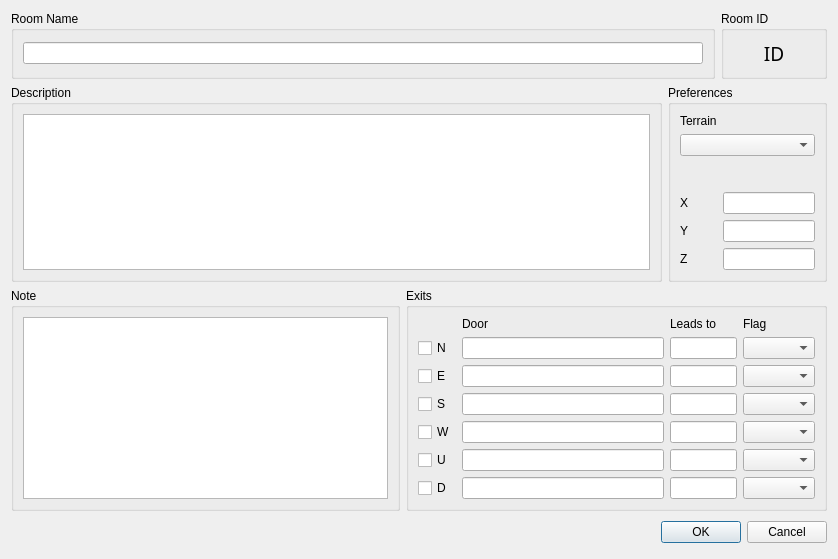
<?xml version="1.0" encoding="UTF-8"?>
<ui version="4.0">
 <class>roomedit_dialog</class>
 <widget class="QDialog" name="roomedit_dialog">
  <property name="geometry">
   <rect>
    <x>0</x>
    <y>0</y>
    <width>838</width>
    <height>559</height>
   </rect>
  </property>
  <property name="sizePolicy">
   <sizepolicy hsizetype="Expanding" vsizetype="Expanding">
    <horstretch>0</horstretch>
    <verstretch>0</verstretch>
   </sizepolicy>
  </property>
  <property name="minimumSize">
   <size>
    <width>838</width>
    <height>559</height>
   </size>
  </property>
  <property name="maximumSize">
   <size>
    <width>16000</width>
    <height>16000</height>
   </size>
  </property>
  <property name="windowTitle">
   <string>Room Information Editor</string>
  </property>
  <layout class="QVBoxLayout">
   <item>
    <layout class="QHBoxLayout">
     <item>
      <widget class="QGroupBox" name="groupBox_3">
       <property name="sizePolicy">
        <sizepolicy hsizetype="Preferred" vsizetype="Preferred">
         <horstretch>20</horstretch>
         <verstretch>0</verstretch>
        </sizepolicy>
       </property>
       <property name="title">
        <string>Room Name</string>
       </property>
       <layout class="QGridLayout">
        <item row="0" column="0">
         <widget class="QLineEdit" name="lineEdit_name"/>
        </item>
       </layout>
      </widget>
     </item>
     <item>
      <widget class="QGroupBox" name="groupBox_5">
       <property name="sizePolicy">
        <sizepolicy hsizetype="Preferred" vsizetype="Preferred">
         <horstretch>3</horstretch>
         <verstretch>0</verstretch>
        </sizepolicy>
       </property>
       <property name="title">
        <string>Room ID</string>
       </property>
       <layout class="QGridLayout">
        <item row="0" column="0">
         <widget class="QLabel" name="label_roomid">
          <property name="font">
           <font>
            <family>Sans Serif</family>
            <pointsize>14</pointsize>
            <weight>50</weight>
            <italic>false</italic>
            <bold>false</bold>
            <underline>false</underline>
            <strikeout>false</strikeout>
           </font>
          </property>
          <property name="text">
           <string>ID</string>
          </property>
          <property name="alignment">
           <set>Qt::AlignHCenter</set>
          </property>
         </widget>
        </item>
       </layout>
      </widget>
     </item>
    </layout>
   </item>
   <item>
    <layout class="QHBoxLayout">
     <item>
      <widget class="QGroupBox" name="groupBox_2">
       <property name="sizePolicy">
        <sizepolicy hsizetype="Preferred" vsizetype="Preferred">
         <horstretch>41</horstretch>
         <verstretch>0</verstretch>
        </sizepolicy>
       </property>
       <property name="title">
        <string>Description</string>
       </property>
       <layout class="QGridLayout">
        <item row="0" column="0">
         <widget class="QTextEdit" name="textEdit_desc">
          <property name="sizePolicy">
           <sizepolicy hsizetype="Expanding" vsizetype="Expanding">
            <horstretch>10</horstretch>
            <verstretch>0</verstretch>
           </sizepolicy>
          </property>
         </widget>
        </item>
       </layout>
      </widget>
     </item>
     <item>
      <widget class="QGroupBox" name="groupBox_4">
       <property name="sizePolicy">
        <sizepolicy hsizetype="Preferred" vsizetype="Preferred">
         <horstretch>10</horstretch>
         <verstretch>0</verstretch>
        </sizepolicy>
       </property>
       <property name="title">
        <string>Preferences</string>
       </property>
       <layout class="QGridLayout">
        <item row="0" column="0">
         <widget class="QLabel" name="label_2_2">
          <property name="text">
           <string>Terrain</string>
          </property>
         </widget>
        </item>
        <item row="1" column="0" colspan="2">
         <widget class="QComboBox" name="comboBox_terrain"/>
        </item>
        <item row="2" column="0">
         <spacer>
          <property name="orientation">
           <enum>Qt::Vertical</enum>
          </property>
          <property name="sizeHint" stdset="0">
           <size>
            <width>20</width>
            <height>40</height>
           </size>
          </property>
         </spacer>
        </item>
        <item row="3" column="0">
         <widget class="QLabel" name="label_15_2">
          <property name="text">
           <string>X</string>
          </property>
         </widget>
        </item>
        <item row="3" column="1">
         <widget class="QLineEdit" name="lineEdit_coordx"/>
        </item>
        <item row="4" column="0">
         <widget class="QLabel" name="label_17_2">
          <property name="text">
           <string>Y</string>
          </property>
         </widget>
        </item>
        <item row="4" column="1">
         <widget class="QLineEdit" name="lineEdit_coordy"/>
        </item>
        <item row="5" column="0">
         <widget class="QLabel" name="label_16_2">
          <property name="text">
           <string>Z</string>
          </property>
         </widget>
        </item>
        <item row="5" column="1">
         <widget class="QLineEdit" name="lineEdit_coordz"/>
        </item>
       </layout>
      </widget>
     </item>
    </layout>
   </item>
   <item>
    <layout class="QHBoxLayout">
     <item>
      <widget class="QGroupBox" name="groupBox">
       <property name="sizePolicy">
        <sizepolicy hsizetype="Preferred" vsizetype="Preferred">
         <horstretch>12</horstretch>
         <verstretch>0</verstretch>
        </sizepolicy>
       </property>
       <property name="title">
        <string>Note</string>
       </property>
       <layout class="QGridLayout">
        <item row="0" column="0">
         <widget class="QTextEdit" name="textEdit_note">
          <property name="sizePolicy">
           <sizepolicy hsizetype="Expanding" vsizetype="Expanding">
            <horstretch>1</horstretch>
            <verstretch>0</verstretch>
           </sizepolicy>
          </property>
         </widget>
        </item>
       </layout>
      </widget>
     </item>
     <item>
      <widget class="QGroupBox" name="groupBox_3_2">
       <property name="sizePolicy">
        <sizepolicy hsizetype="Preferred" vsizetype="Preferred">
         <horstretch>13</horstretch>
         <verstretch>0</verstretch>
        </sizepolicy>
       </property>
       <property name="title">
        <string>Exits</string>
       </property>
       <layout class="QGridLayout">
        <item row="0" column="1">
         <widget class="QLabel" name="label">
          <property name="text">
           <string>Door</string>
          </property>
         </widget>
        </item>
        <item row="0" column="2">
         <widget class="QLabel" name="label_3">
          <property name="text">
           <string>Leads to</string>
          </property>
         </widget>
        </item>
        <item row="0" column="3">
         <widget class="QLabel" name="label_4">
          <property name="text">
           <string>Flag</string>
          </property>
         </widget>
        </item>
        <item row="1" column="0">
         <widget class="QCheckBox" name="checkBox_N">
          <property name="text">
           <string>N</string>
          </property>
         </widget>
        </item>
        <item row="1" column="1">
         <widget class="QLineEdit" name="lineEdit_doornorth">
          <property name="enabled">
           <bool>true</bool>
          </property>
          <property name="sizePolicy">
           <sizepolicy hsizetype="Expanding" vsizetype="Fixed">
            <horstretch>3</horstretch>
            <verstretch>0</verstretch>
           </sizepolicy>
          </property>
         </widget>
        </item>
        <item row="1" column="2">
         <widget class="QLineEdit" name="lineEdit_leadN">
          <property name="sizePolicy">
           <sizepolicy hsizetype="Expanding" vsizetype="Fixed">
            <horstretch>1</horstretch>
            <verstretch>0</verstretch>
           </sizepolicy>
          </property>
         </widget>
        </item>
        <item row="1" column="3">
         <widget class="QComboBox" name="comboBox_N"/>
        </item>
        <item row="2" column="0">
         <widget class="QCheckBox" name="checkBox_E">
          <property name="text">
           <string>E</string>
          </property>
         </widget>
        </item>
        <item row="2" column="1">
         <widget class="QLineEdit" name="lineEdit_dooreast">
          <property name="sizePolicy">
           <sizepolicy hsizetype="Expanding" vsizetype="Fixed">
            <horstretch>2</horstretch>
            <verstretch>0</verstretch>
           </sizepolicy>
          </property>
         </widget>
        </item>
        <item row="2" column="2">
         <widget class="QLineEdit" name="lineEdit_leadE"/>
        </item>
        <item row="2" column="3">
         <widget class="QComboBox" name="comboBox_E"/>
        </item>
        <item row="3" column="0">
         <widget class="QCheckBox" name="checkBox_S">
          <property name="text">
           <string>S</string>
          </property>
         </widget>
        </item>
        <item row="3" column="1">
         <widget class="QLineEdit" name="lineEdit_doorsouth">
          <property name="sizePolicy">
           <sizepolicy hsizetype="Expanding" vsizetype="Fixed">
            <horstretch>2</horstretch>
            <verstretch>0</verstretch>
           </sizepolicy>
          </property>
         </widget>
        </item>
        <item row="3" column="2">
         <widget class="QLineEdit" name="lineEdit_leadS"/>
        </item>
        <item row="3" column="3">
         <widget class="QComboBox" name="comboBox_S"/>
        </item>
        <item row="4" column="0">
         <widget class="QCheckBox" name="checkBox_W">
          <property name="text">
           <string>W</string>
          </property>
         </widget>
        </item>
        <item row="4" column="1">
         <widget class="QLineEdit" name="lineEdit_doorwest">
          <property name="sizePolicy">
           <sizepolicy hsizetype="Expanding" vsizetype="Fixed">
            <horstretch>2</horstretch>
            <verstretch>0</verstretch>
           </sizepolicy>
          </property>
         </widget>
        </item>
        <item row="4" column="2">
         <widget class="QLineEdit" name="lineEdit_leadW"/>
        </item>
        <item row="4" column="3">
         <widget class="QComboBox" name="comboBox_W"/>
        </item>
        <item row="5" column="0">
         <widget class="QCheckBox" name="checkBox_U">
          <property name="text">
           <string>U</string>
          </property>
         </widget>
        </item>
        <item row="5" column="1">
         <widget class="QLineEdit" name="lineEdit_doorup">
          <property name="sizePolicy">
           <sizepolicy hsizetype="Expanding" vsizetype="Fixed">
            <horstretch>2</horstretch>
            <verstretch>0</verstretch>
           </sizepolicy>
          </property>
         </widget>
        </item>
        <item row="5" column="2">
         <widget class="QLineEdit" name="lineEdit_leadU"/>
        </item>
        <item row="5" column="3">
         <widget class="QComboBox" name="comboBox_U"/>
        </item>
        <item row="6" column="0">
         <widget class="QCheckBox" name="checkBox_D">
          <property name="text">
           <string>D</string>
          </property>
         </widget>
        </item>
        <item row="6" column="1">
         <widget class="QLineEdit" name="lineEdit_doordown">
          <property name="sizePolicy">
           <sizepolicy hsizetype="Expanding" vsizetype="Fixed">
            <horstretch>2</horstretch>
            <verstretch>0</verstretch>
           </sizepolicy>
          </property>
         </widget>
        </item>
        <item row="6" column="2">
         <widget class="QLineEdit" name="lineEdit_leadD"/>
        </item>
        <item row="6" column="3">
         <widget class="QComboBox" name="comboBox_D"/>
        </item>
       </layout>
      </widget>
     </item>
    </layout>
   </item>
   <item>
    <layout class="QHBoxLayout">
     <item>
      <spacer>
       <property name="orientation">
        <enum>Qt::Horizontal</enum>
       </property>
       <property name="sizeHint" stdset="0">
        <size>
         <width>131</width>
         <height>31</height>
        </size>
       </property>
      </spacer>
     </item>
     <item>
      <widget class="QPushButton" name="okButton">
       <property name="text">
        <string>OK</string>
       </property>
      </widget>
     </item>
     <item>
      <widget class="QPushButton" name="cancelButton">
       <property name="text">
        <string>Cancel</string>
       </property>
      </widget>
     </item>
    </layout>
   </item>
  </layout>
 </widget>
 <resources/>
 <connections>
  <connection>
   <sender>okButton</sender>
   <signal>clicked()</signal>
   <receiver>roomedit_dialog</receiver>
   <slot>accept()</slot>
   <hints>
    <hint type="sourcelabel">
     <x>278</x>
     <y>253</y>
    </hint>
    <hint type="destinationlabel">
     <x>96</x>
     <y>254</y>
    </hint>
   </hints>
  </connection>
  <connection>
   <sender>cancelButton</sender>
   <signal>clicked()</signal>
   <receiver>roomedit_dialog</receiver>
   <slot>reject()</slot>
   <hints>
    <hint type="sourcelabel">
     <x>369</x>
     <y>253</y>
    </hint>
    <hint type="destinationlabel">
     <x>179</x>
     <y>282</y>
    </hint>
   </hints>
  </connection>
 </connections>
</ui>
